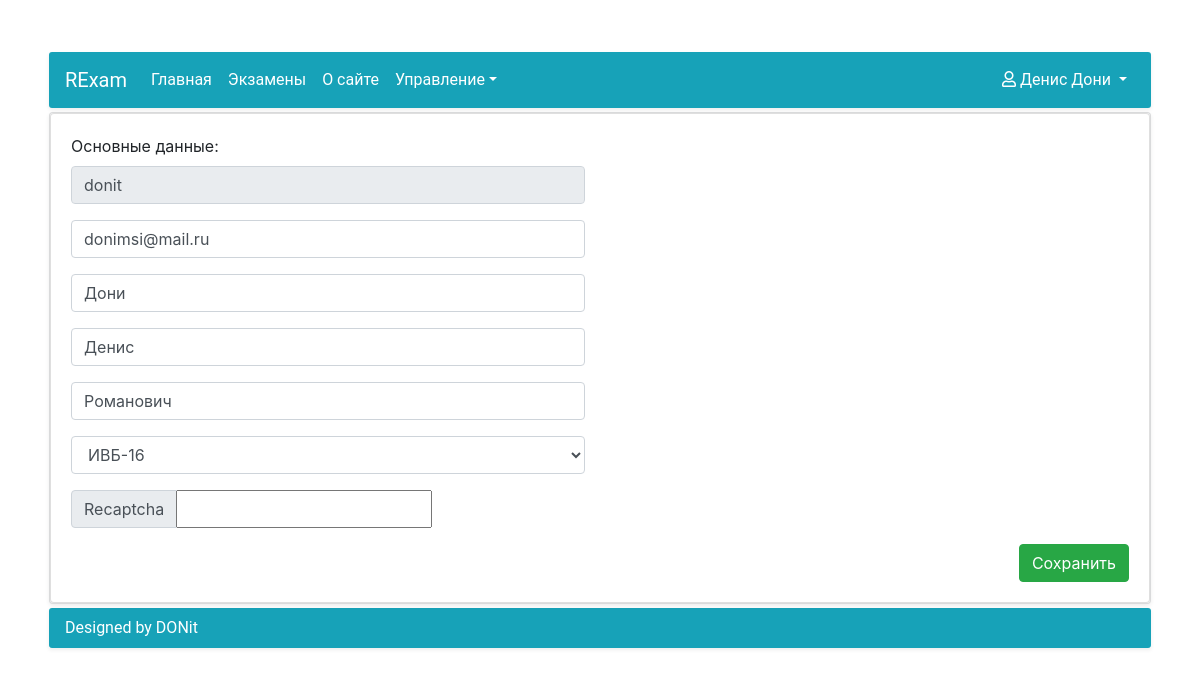
The app's page /account/profile/ (signed in), older data.
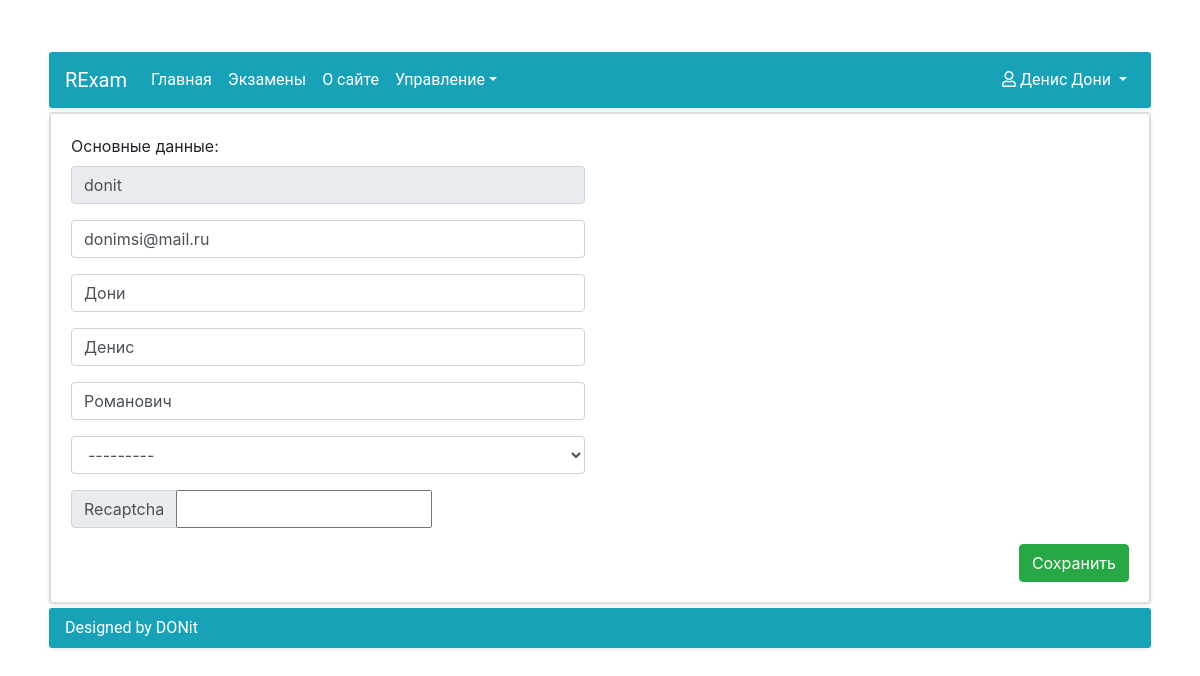
The same page, newer data.
### Accounts/models.py (models this page shows, shortened)
class UserAccount(AbstractUser):
    middle_name = models.CharField(max_length=20, blank=True, null=False, verbose_name=u'Отчество')
    study_group = models.ForeignKey(StudyGroup, on_delete=models.SET_NULL, null=True, blank=True)
    REQUIRED_FIELDS = ['email', 'first_name', 'last_name']
    class Meta:
        verbose_name = u'Пользователь'
        verbose_name_plural = u'Пользователи'

### Accounts/views.py (the view, shortened to what this page needs)
# urls.py: path('profile/', ProfileView.as_view(), name='Profile'),
class ProfileView(LoginRequiredMixin, UpdateView):
    template_name = 'Accounts/Profile.html'
    form_class = UserProfileForm
    model = UserAccount
    def get_object(self, queryset=None):
        return self.request.user

### Accounts/models.py (called while the page is built)
    def __str__(self):
        return self.group_name

### Accounts/templates/Accounts/Profile.html (shortened to what this page needs)
{% extends 'RExam/BaseContent.html' %}
{% load recaptcha2 %}
{% block content %}
    <div class="card bg-light shadow-sm m-1">
        <div class="card">
            <form class="card-body" action="" method="POST">
                <div class="row">
                    <div class="login_data col-sm-6 col-12">
                        <div class="header mb-2">Основные данные:</div>
                        {% for field in form %}
                            {% if not field.label %}
                                <div class="form-group">
                                    {{ field }}
                                </div>
                            {% else %}
                                <div class="form-group">
                                    <div class="input-group">
                                        <div class="input-group-prepend">
                                            <span class="input-group-text">{{ field.label }}</span>
                                        </div>
                                        {{ field }}
                                    </div>
                                </div>
                            {% endif %}
                        {% endfor %}
                        </div>
                </div>
                <div class="d-flex justify-content-end">
                    <button class="btn btn-success" type="submit">Сохранить</button>
                </div>
            </form>
        </div>
    </div>
{% endblock content %}

### RExam/templates/RExam/BaseContent.html (shortened to what this page needs)
{% extends 'RExam/base.html' %}
{% block body_start %}
    <div class="d-flex justify-content-center h-100">
        <div class="container mt-lg-5">
            <nav class="navbar navbar-expand-lg navbar-dark bg-info menu shadow-sm m-1">
                <a class="navbar-brand" href="{% url 'HomePage' %}">RExam</a>
                <div class="collapse navbar-collapse" id="navbarSupportedContent">
                    <ul class="navbar-nav mr-auto">
                        <li class="nav-item active">
                            <a class="nav-link" href="{% url 'HomePage' %}">Главная</a>
                        </li>
                        <li class="nav-item active">
                            <a class="nav-link" href="{% url 'ListExams' %}">Экзамены</a>
                        </li>
                        <li class="nav-item active">
                            <a class="nav-link" href="{% url 'AboutPage' %}">О сайте</a>
                        </li>
                        {% if user.is_staff %}
                            <li class="nav-item active dropdown">
                                <a class="nav-link dropdown-toggle active" href="#" id="navbarDropdown" role="button"
                                   data-toggle="dropdown" aria-haspopup="true" aria-expanded="false">Управление</a>
                            </li>
                        {% endif %}
                    </ul>
                    <ul class="nav navbar-nav navbar-right">
                        <li class="nav-item dropdown align-right">
                            <a class="nav-link dropdown-toggle active" href="#" id="navbarDropdown" role="button"
                               data-toggle="dropdown"
                               aria-haspopup="true" aria-expanded="false"><i class="far fa-user"></i>
                                {{ user.get_full_name }}
                            </a>
                        </li>
                    </ul>
                </div>
            </nav>
            {% block content %}{% endblock content %}
            <div class="footer shadow-sm m-1">
                <div class="footer-content bg-info">Designed by DONit</div>
            </div>
        </div>
    </div>
{% endblock body_start %}

Row changes from the older to the newer data that the page shows:
changed UserAccount "Денис Дони": study_group "ИВБ-16" → "---------"
